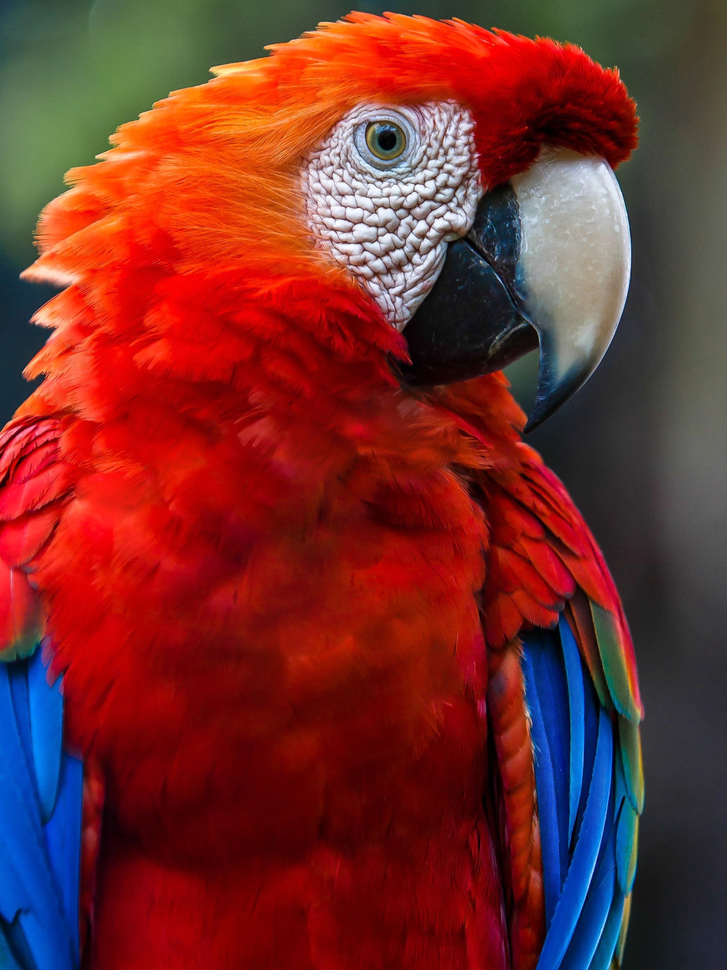
#> input picture parrot.png, 727 x 970 px, shrunk from 2304 x 3072 before the run
$ python exercicio4.py
#> lines starting #> are read from the running program, lines starting #| are printed output that depends on the picture
import numpy as np
import cv2

img=cv2.imread("parrot.png")
#> img is the input picture: shape (970, 727, 3); mean B, G, R 43.6, 46.1, 117.7
newImgA=cv2.imread("parrot.png")

newImgA[:,:,2] = img[:,:,2]*0.393 + img[:,:,1]*0.769 + img[:,:,0]*0.189
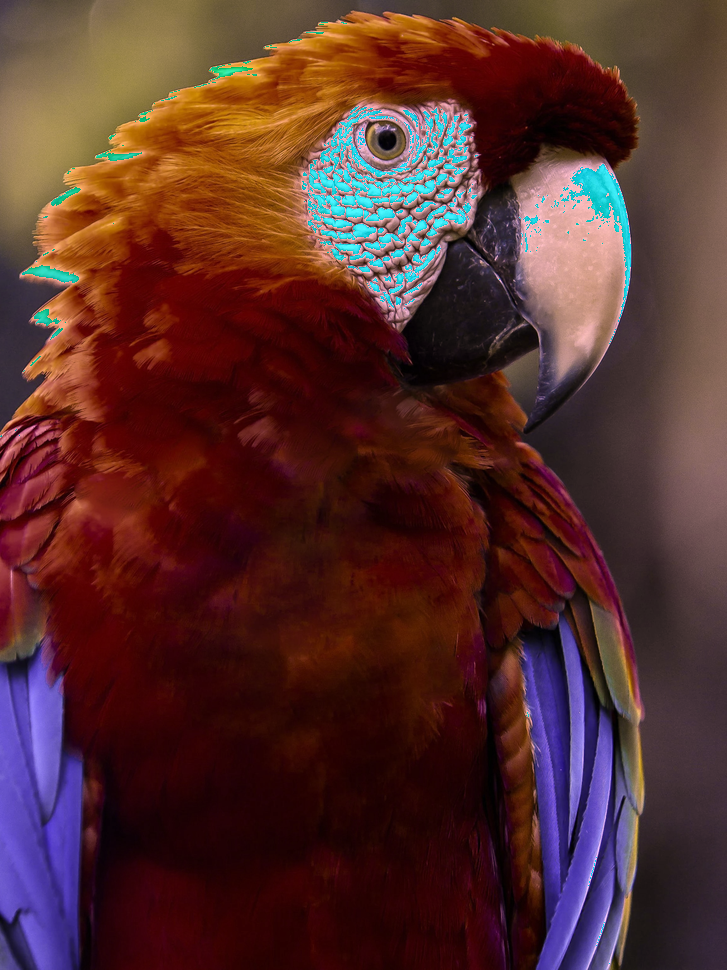
#> newImgA: shape (970, 727, 3); mean B, G, R 43.6, 46.1, 84.7
newImgA[:,:,1] =img[:,:,2]*0.349 + img[:,:,1]*0.686 + img[:,:,0]*0.168
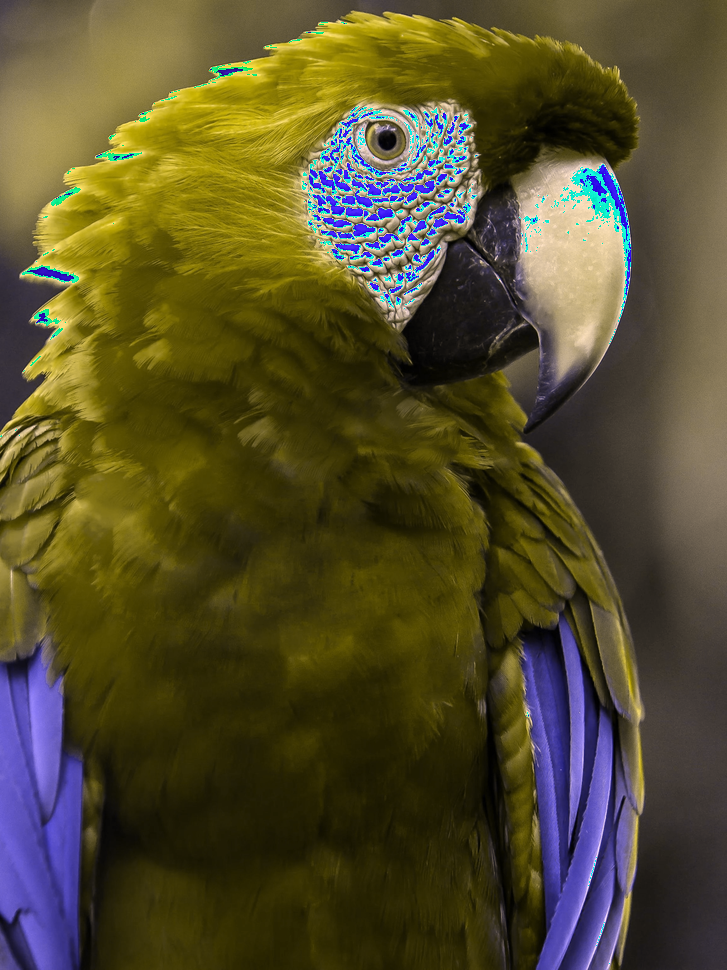
#> newImgA: shape (970, 727, 3); mean B, G, R 43.6, 77.2, 84.7
newImgA[:,:,0] =img[:,:,2]*0.272 + img[:,:,1]*0.534 + img[:,:,0]*0.131
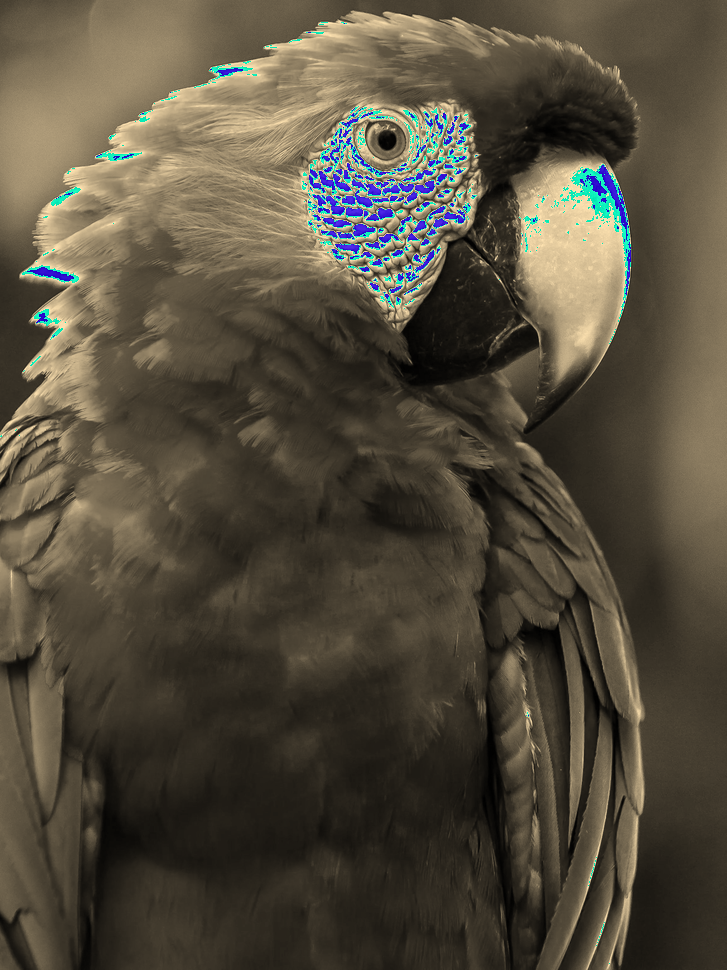
#> newImgA: shape (970, 727, 3); mean B, G, R 61.8, 77.2, 84.7

newImgB = img[:,:,2]*0.289 + img[:,:,1]*0.587 + img[:,:,0]*0.114
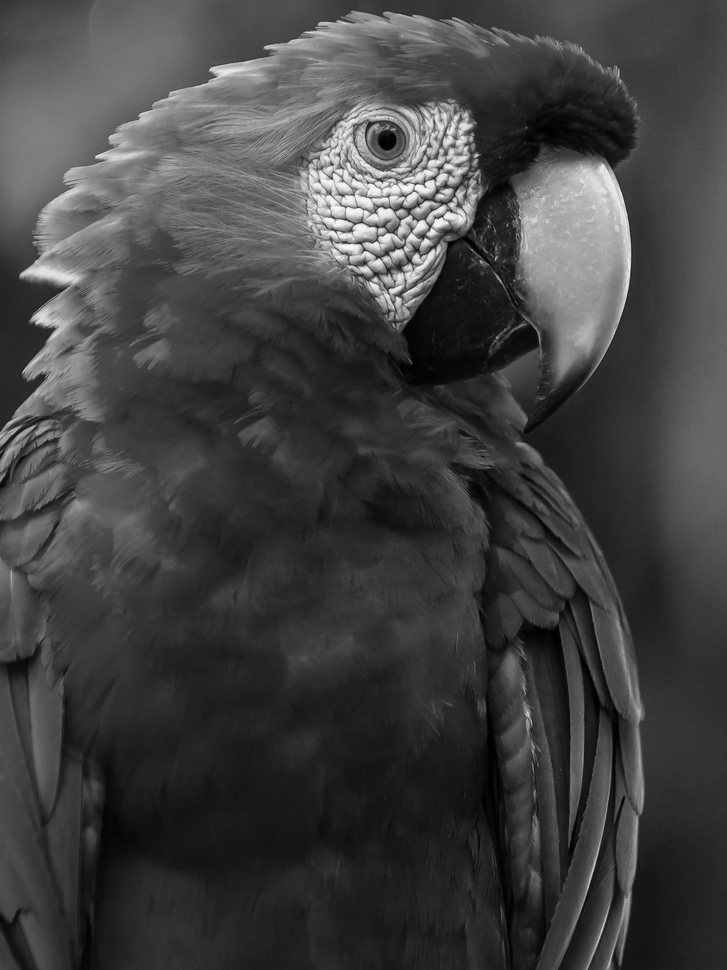
#> newImgB: shape (970, 727) float64; min 0, max 252.4, mean 66.1

newImgA = np.round(newImgA)
newImgA[newImgA>255] = 255
newImgB = np.round(newImgB)
newImgB[newImgB>255] = 255

cv2.imwrite("resultados\exercicio4\\resultA.png",newImgA)
cv2.imwrite("resultados\exercicio4\\resultB.png",newImgB)

$ run again, with butterfly.png copied over parrot.png
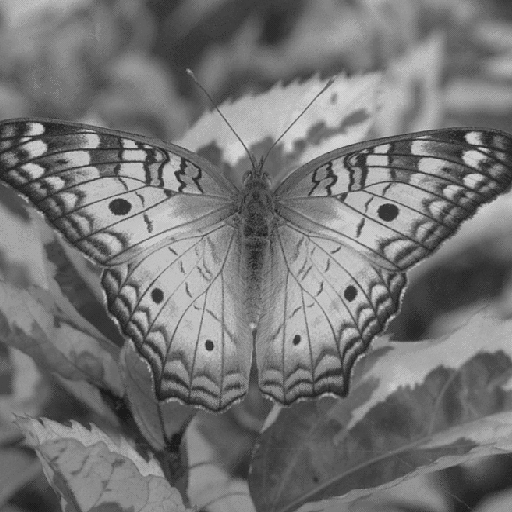
#> input picture butterfly.png, 512 x 512 px
#> img is the input picture: shape (512, 512, 3); min 27, max 212, mean 116.8
#> `newImgA[:,:,2] = img[:,:,2]*0.393 + img[:,:,1]*0.769 + img[:,:,0]*0.189`:
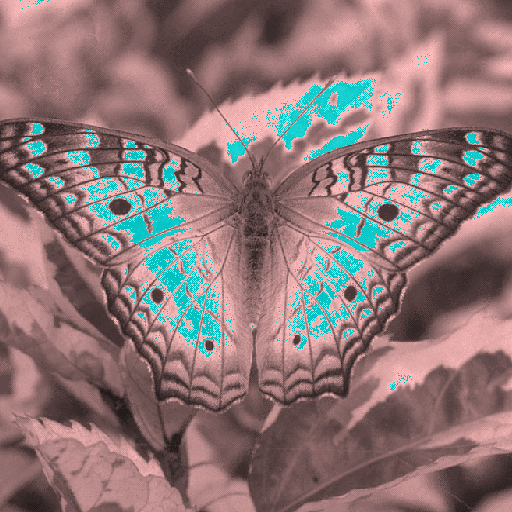
#> newImgA: shape (512, 512, 3); mean B, G, R 116.8, 116.8, 143.6
#> `newImgA[:,:,1] =img[:,:,2]*0.349 + img[:,:,1]*0.686 + img[:,:,0]*0.168`:
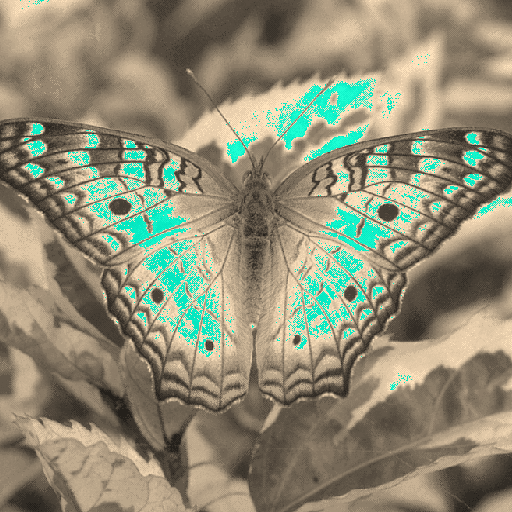
#> newImgA: shape (512, 512, 3); mean B, G, R 116.8, 139.9, 143.6
